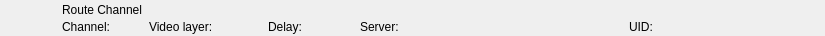
<?xml version="1.0" encoding="UTF-8"?>
<ui version="4.0">
 <class>RundownRouteChannelWidget</class>
 <widget class="QWidget" name="RundownRouteChannelWidget">
  <property name="geometry">
   <rect>
    <x>0</x>
    <y>0</y>
    <width>825</width>
    <height>36</height>
   </rect>
  </property>
  <property name="styleSheet">
   <string notr="true"/>
  </property>
  <layout class="QHBoxLayout" name="horizontalLayout">
   <property name="spacing">
    <number>0</number>
   </property>
   <property name="margin">
    <number>0</number>
   </property>
   <item>
    <widget class="QFrame" name="frameItem">
     <property name="sizePolicy">
      <sizepolicy hsizetype="Preferred" vsizetype="Fixed">
       <horstretch>0</horstretch>
       <verstretch>0</verstretch>
      </sizepolicy>
     </property>
     <property name="minimumSize">
      <size>
       <width>0</width>
       <height>36</height>
      </size>
     </property>
     <widget class="QLabel" name="labelIcon">
      <property name="geometry">
       <rect>
        <x>22</x>
        <y>2</y>
        <width>32</width>
        <height>32</height>
       </rect>
      </property>
      <property name="text">
       <string/>
      </property>
      <property name="pixmap">
       <pixmap resource="../Widgets.qrc">:/Graphics/Images/RouteChannel.png</pixmap>
      </property>
      <property name="scaledContents">
       <bool>true</bool>
      </property>
     </widget>
     <widget class="QLabel" name="labelLabel">
      <property name="geometry">
       <rect>
        <x>62</x>
        <y>2</y>
        <width>533</width>
        <height>16</height>
       </rect>
      </property>
      <property name="text">
       <string>Route Channel</string>
      </property>
     </widget>
     <widget class="QLabel" name="labelChannel">
      <property name="geometry">
       <rect>
        <x>62</x>
        <y>19</y>
        <width>78</width>
        <height>16</height>
       </rect>
      </property>
      <property name="text">
       <string>Channel:</string>
      </property>
     </widget>
     <widget class="QLabel" name="labelVideolayer">
      <property name="geometry">
       <rect>
        <x>149</x>
        <y>19</y>
        <width>110</width>
        <height>16</height>
       </rect>
      </property>
      <property name="text">
       <string>Video layer:</string>
      </property>
     </widget>
     <widget class="QLabel" name="labelColor">
      <property name="geometry">
       <rect>
        <x>0</x>
        <y>0</y>
        <width>18</width>
        <height>36</height>
       </rect>
      </property>
      <property name="text">
       <string/>
      </property>
     </widget>
     <widget class="QLabel" name="labelGroupColor">
      <property name="geometry">
       <rect>
        <x>0</x>
        <y>0</y>
        <width>6</width>
        <height>36</height>
       </rect>
      </property>
      <property name="text">
       <string/>
      </property>
     </widget>
     <widget class="QLabel" name="labelDevice">
      <property name="geometry">
       <rect>
        <x>360</x>
        <y>19</y>
        <width>260</width>
        <height>16</height>
       </rect>
      </property>
      <property name="text">
       <string>Server:</string>
      </property>
     </widget>
     <widget class="QLabel" name="labelDelay">
      <property name="geometry">
       <rect>
        <x>268</x>
        <y>19</y>
        <width>83</width>
        <height>16</height>
       </rect>
      </property>
      <property name="text">
       <string>Delay:</string>
      </property>
     </widget>
     <widget class="QLabel" name="labelRemoteTriggerId">
      <property name="geometry">
       <rect>
        <x>629</x>
        <y>19</y>
        <width>111</width>
        <height>16</height>
       </rect>
      </property>
      <property name="text">
       <string>UID:</string>
      </property>
     </widget>
    </widget>
   </item>
   <item>
    <widget class="QFrame" name="frameStatus">
     <property name="minimumSize">
      <size>
       <width>77</width>
       <height>0</height>
      </size>
     </property>
     <property name="maximumSize">
      <size>
       <width>77</width>
       <height>16777215</height>
      </size>
     </property>
     <widget class="QLabel" name="labelGpiConnected">
      <property name="geometry">
       <rect>
        <x>1</x>
        <y>2</y>
        <width>32</width>
        <height>32</height>
       </rect>
      </property>
      <property name="minimumSize">
       <size>
        <width>32</width>
        <height>32</height>
       </size>
      </property>
      <property name="maximumSize">
       <size>
        <width>32</width>
        <height>32</height>
       </size>
      </property>
      <property name="lineWidth">
       <number>0</number>
      </property>
      <property name="text">
       <string/>
      </property>
      <property name="pixmap">
       <pixmap resource="../Widgets.qrc">:/Graphics/Images/GpiConnected.png</pixmap>
      </property>
      <property name="scaledContents">
       <bool>true</bool>
      </property>
     </widget>
     <widget class="QLabel" name="labelDisconnected">
      <property name="geometry">
       <rect>
        <x>32</x>
        <y>2</y>
        <width>32</width>
        <height>32</height>
       </rect>
      </property>
      <property name="minimumSize">
       <size>
        <width>32</width>
        <height>32</height>
       </size>
      </property>
      <property name="maximumSize">
       <size>
        <width>32</width>
        <height>32</height>
       </size>
      </property>
      <property name="text">
       <string/>
      </property>
      <property name="pixmap">
       <pixmap resource="../Widgets.qrc">:/Graphics/Images/Disconnected.png</pixmap>
      </property>
      <property name="scaledContents">
       <bool>true</bool>
      </property>
     </widget>
     <widget class="QLabel" name="labelActiveColor">
      <property name="geometry">
       <rect>
        <x>69</x>
        <y>0</y>
        <width>8</width>
        <height>36</height>
       </rect>
      </property>
      <property name="minimumSize">
       <size>
        <width>8</width>
        <height>36</height>
       </size>
      </property>
      <property name="maximumSize">
       <size>
        <width>8</width>
        <height>36</height>
       </size>
      </property>
      <property name="text">
       <string/>
      </property>
     </widget>
    </widget>
   </item>
  </layout>
 </widget>
 <resources>
  <include location="../Widgets.qrc"/>
 </resources>
 <connections/>
 <slots>
  <slot>addToCombo()</slot>
 </slots>
</ui>
